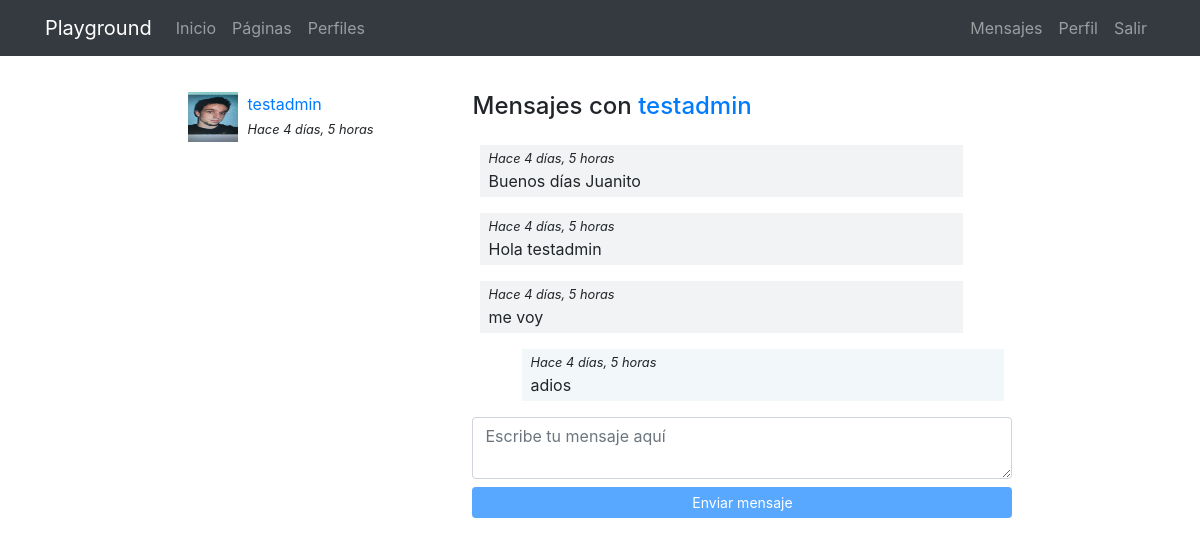
The page /messenger/thread/1 (signed in) on the database as committed earlier.
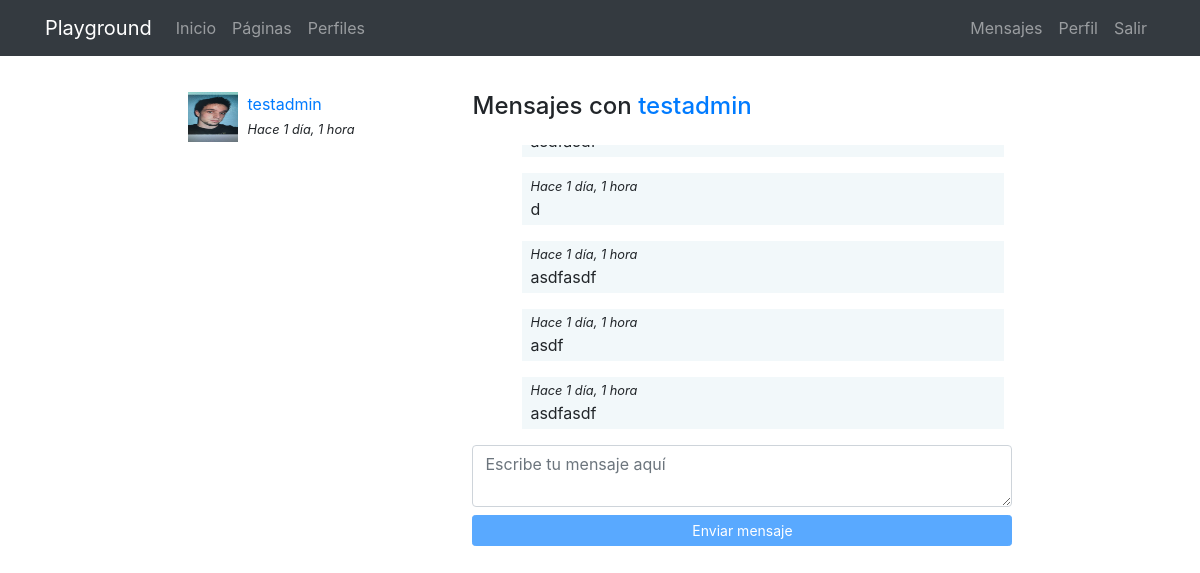
The same page on the database as committed later.
### registration/models.py (models this page shows)
class Profile(models.Model):
    user = models.OneToOneField(User, on_delete=models.CASCADE)
    avatar = models.ImageField(upload_to=custom_upload_to, null=True, blank=True)
    bio = models.TextField(null=True, blank=True)
    link = models.URLField(max_length=200, null=True, blank=True)
    class Meta:
        ordering = ['user__username']

### messenger/models.py (models this page shows)
class Thread(models.Model):
    users = models.ManyToManyField(User, related_name='threads')
    messages = models.ManyToManyField(Message)
    updated = models.DateTimeField(auto_now=True)
    objects = ThreadManager()
    class Meta:
        ordering = ['-updated']

class Message(models.Model):
    user = models.ForeignKey(User, on_delete=models.CASCADE)
    content = models.TextField()
    created = models.DateTimeField(auto_now_add=True)
    class Meta:
        ordering = ['created']

### messenger/views.py (the view)
# urls.py: path('thread/<int:pk>', ThreadDetail.as_view(), name="detail"),
@method_decorator(login_required, name="dispatch")
class ThreadDetail(DetailView):
    model = Thread
    def get_object(self):
        obj = super(ThreadDetail, self).get_object()
        if self.request.user not in obj.users.all():
            raise Http404()
        return obj

### messenger/templates/messenger/thread_detail.html (shortened to what this page needs)
{% extends 'core/base.html' %}
{% load static %}
{% block content %}
<main role="main">
  <div class="container">
    <div class="row mt-3">
      <div class="col-md-9 mx-auto mb-5">
        <div class="row">
          <div class="col-md-4">
            {% for thread in request.user.threads.all %}
              {% if thread.messages.all|length > 0 %}
                <div class="mb-3">
                  {% for user in thread.users.all %}
                    {% if user != request.user %}
                      {% if user.profile.avatar %}
                        <img src="{{user.profile.avatar.url}}" class="avatar">
                      {% else %}
                        <img src="{% static 'registration/img/no-avatar.jpg' %}" class="avatar">
                      {% endif %}
                      <div>
                        <a href="{% url 'messenger:detail' thread.pk %}">{{user}}</a><br>
                        <small><i>Hace {{thread.messages.last.created|timesince}}</i></small>
                      </div>
                    {% endif %}
                  {% endfor %}
                </div>
              {% endif %}
            {% endfor %}
          </div>
          <div class="col-md-8">
          {% for user in thread.users.all %}
            {% if user != request.user %}
              <h4 class="mb-4">Mensajes con <a href="{% url 'profiles:detail' user %} ">{{user}}</a></h4>
            {% endif %}
          {% endfor %}
          <div class="thread" id="thread">
            {% for message in object.messages.all %}
              <div {% if request.user == message.user %}class="mine mb-3"{% else %}class="other mb-3"{% endif %}>
                  <small><i>Hace {{thread.messages.last.created|timesince}}</i></small><br>
                  {{message.content}}
                </div>
              {% endfor %}
            </div>
            <textarea id="content" class="form-control mb-2" rows="2" placeholder="Escribe tu mensaje aquí"></textarea>
            <button id="send" class="btn btn-primary btn-sm btn-block" disabled>Enviar mensaje</button>
          </div>
        </div>
    </div>
  </div>
</main>
{% endblock %}

Rows that differ between the two databases and show on the page:
no longer on this page (row unchanged): Message: {{ thread.messages.last.created|timesince }} "4 días, 5 horas", content "Buenos días Juanito"
no longer on this page (row unchanged): Message: {{ thread.messages.last.created|timesince }} "4 días, 5 horas", content "Hola testadmin"
no longer on this page (row unchanged): Message: {{ thread.messages.last.created|timesince }} "4 días, 5 horas", content "me voy"
no longer on this page (row unchanged): Message: {{ thread.messages.last.created|timesince }} "4 días, 5 horas", content "adios"
computed for Thread: messages.last.created "4 días, 5 horas" → "1 día, 1 hora"
added Message: {{ thread.messages.last.created|timesince }} "1 día, 1 hora", content "d"
added Message: {{ thread.messages.last.created|timesince }} "1 día, 1 hora", content "asdfasdf"
added Message: {{ thread.messages.last.created|timesince }} "1 día, 1 hora", content "asdf"
added Message: {{ thread.messages.last.created|timesince }} "1 día, 1 hora", content "asdfasdf"
